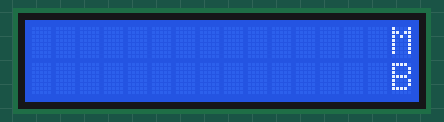
Recording of a sketch running on a simulated Arduino Uno, built with avr-gcc and run on an emulated ATmega328P. Shown: 16×2 character LCD.

Above: at 0.33 s.
At 1.17 s:
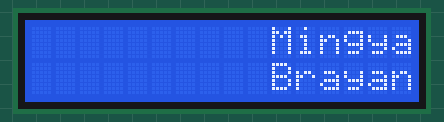
At 2.0 s:
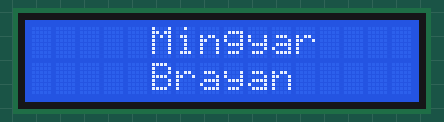
At 2.84 s:
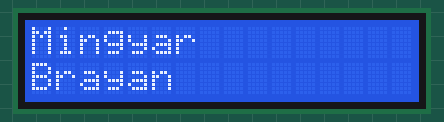
At 3.8 s:
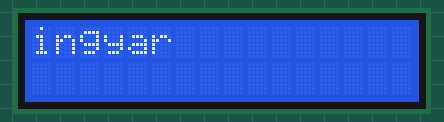
At 5.52 s:
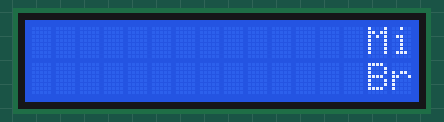

The sketch:

P4A2-LCD_Scroll.ino
```cpp
#include <Wire.h>
#include <LiquidCrystal_I2C.h>


LiquidCrystal_I2C lcd(0x27, 16, 2);


char nombre1[] = "Mingyar";
char nombre2[] = "Brayan ";


void setup() {
  lcd.init();
  lcd.backlight(); //lcd.nobacklight();
}

void loop()
{
  // Desplazar el primer nombre desde la derecha hacia la izquierda
  for (int i=16; i >= -7;i--) {  // 16 caracteres en la pantalla
    lcd.clear();
    lcd.setCursor(i, 0);
    lcd.print(nombre1);
    lcd.setCursor(i, 1);
    lcd.print(nombre2);
    delay(150);
  }
  delay(1000);
  // Borrar la pantalla y repetir el ciclo
  lcd.clear();
}
```

Measured:
- by itself, everything shown: repeats every 5.0 s, in 23 steps
- what the display in image 4 shows lasts 1.3 s, from 3.8 s to 5.1 s
